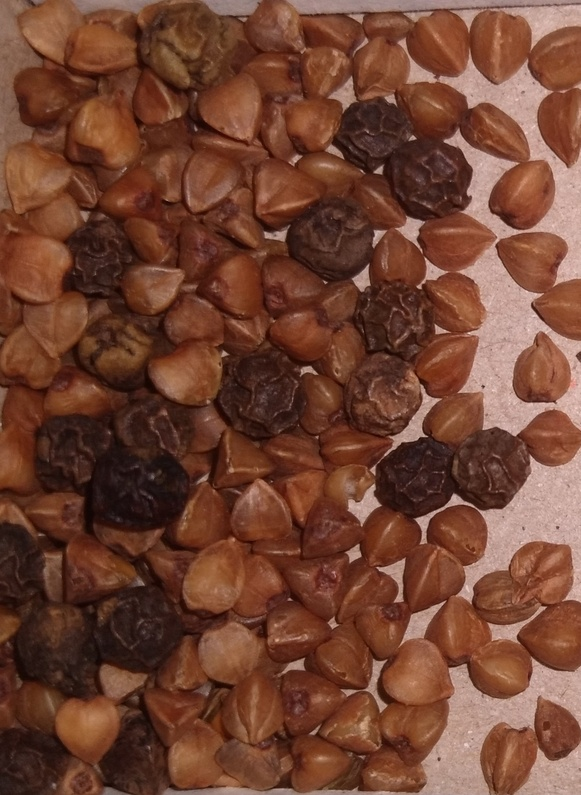
#> input picture 90100002.jpg, 581 x 795 px, shrunk from 1393 x 1905 before the run
$ jupyter execute colormask.ipynb
#> lines starting #> are read from the running program, lines starting #| are printed output that depends on the picture; after the words box and inside, x2 and y2 are one past the last pixel; in counts of white or black regions, pixels touching at a corner belong together
[cell 1]
import cv2 as cv
import matplotlib.pyplot as plt
import numpy as np

[cell 2]
img1 = cv.imread('90100002.jpg')
#> img1 is the input picture: shape (795, 581, 3); mean B, G, R 50.1, 67.6, 113.6
img1 = cv.cvtColor(img1, cv.COLOR_BGR2RGB)
hsv_img1 = cv.cvtColor(img1, cv.COLOR_RGB2HSV)
#> hsv_img1: shape (795, 581, 3); mean H, S, V 8, 152.7, 113.6
img2 = cv.imread('90100001.jpg')
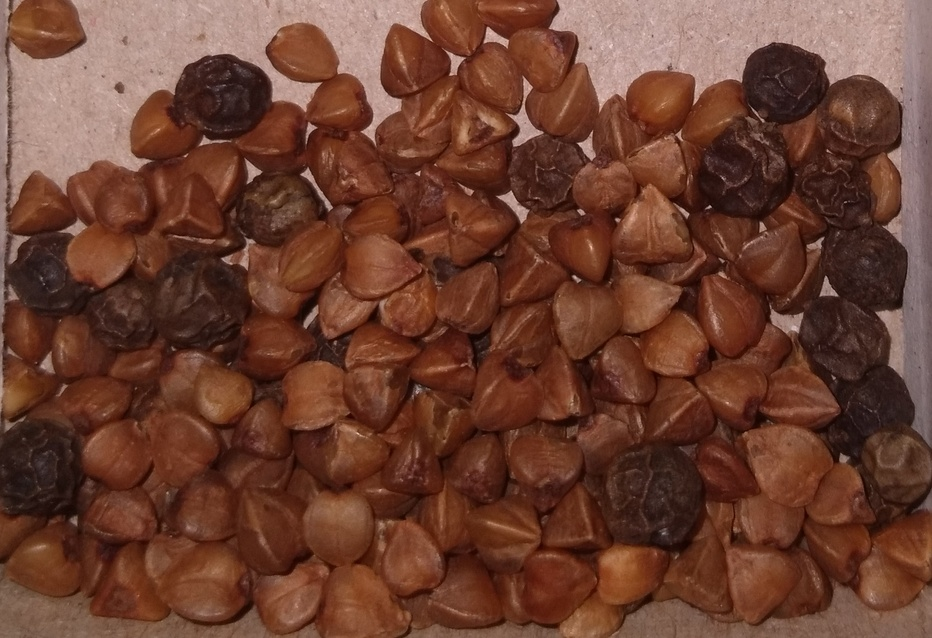
#> input picture 90100001.jpg, 932 x 638 px, shrunk from 2233 x 1529 before the run
#> img2 is the input picture: shape (638, 932, 3); mean B, G, R 48.6, 64.1, 107.9
img2 = cv.cvtColor(img2, cv.COLOR_BGR2RGB)
hsv_img2 = cv.cvtColor(img2, cv.COLOR_RGB2HSV)
#> hsv_img2: shape (638, 932, 3); mean H, S, V 9.7, 151.9, 107.9
img3 = cv.imread('90100022.jpg')
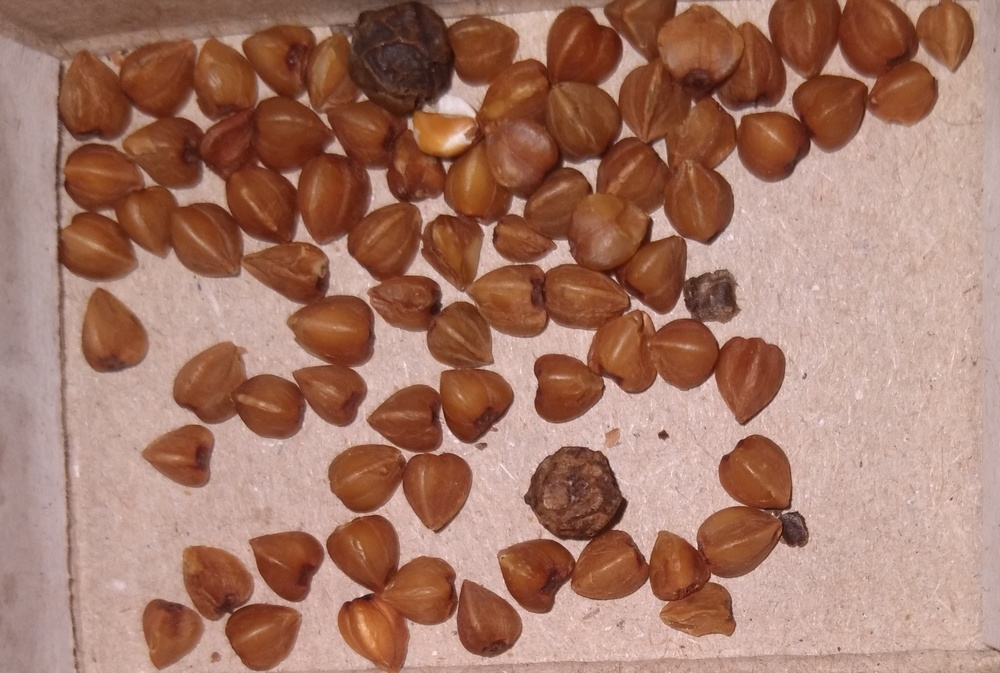
#> input picture 90100022.jpg, 1000 x 673 px, shrunk from 2397 x 1613 before the run
#> img3 is the input picture: shape (673, 1000, 3); mean B, G, R 103.8, 120.3, 164.5
img3 = cv.cvtColor(img3, cv.COLOR_BGR2RGB)
hsv_img3 = cv.cvtColor(img3, cv.COLOR_RGB2HSV)
#> hsv_img3: shape (673, 1000, 3); mean H, S, V 8.5, 107.4, 164.5

[cell 3]
plt.subplot(1, 3, 1)
plt.imshow(hsv_img1)
plt.subplot(1, 3, 2)
plt.imshow(hsv_img2)
plt.subplot(1, 3, 3)
plt.imshow(hsv_img3)
plt.show()
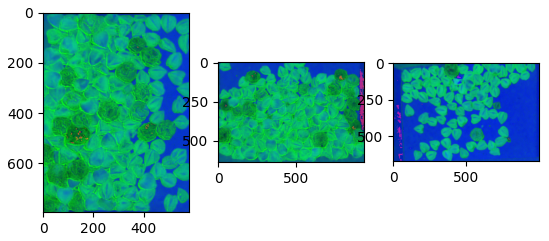
#> figure drawn by matplotlib, 3 panels

[cell 4]
first_color = (0, 0, 0)
second_color = (200, 100, 100)
mask = cv.inRange(hsv_img1, first_color, second_color)
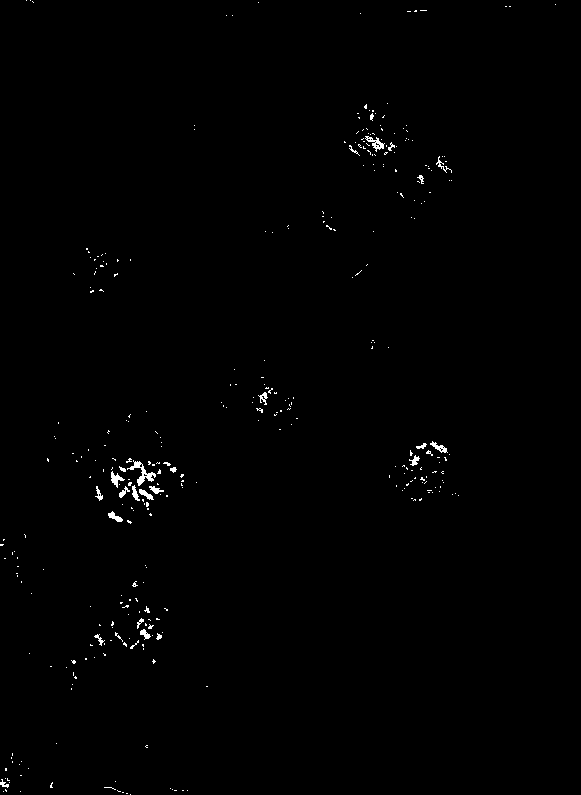
#> mask: shape (795, 581); 0.54% white in thin lines or dots
result = cv.bitwise_and(img1, img1, mask = mask)
plt.subplot(1, 2, 1)
plt.imshow(img1)
plt.subplot(1, 2, 2)
plt.imshow(mask)
plt.show()

[cell 5]
first_color = (0, 0, 0)
second_color = (255, 100, 255)
mask = cv.inRange(hsv_img1, first_color, second_color)
#> mask: shape (795, 581); 13.2% white; 533 white regions (437 under 20 px), largest, box (x1, y1, x2, y2) and area: (438, 54, 581, 437) 20407, (162, 657, 581, 795) 10292, (414, 447, 581, 604) 8674
result = cv.bitwise_and(img1, img1, mask = mask)
plt.subplot(1, 2, 1)
plt.imshow(img1)
plt.subplot(1, 2, 2)
plt.imshow(mask)
plt.show()

[cell 6]
first_color = (0, 0, 0)
second_color = (200, 100, 100)
mask = cv.inRange(hsv_img2, first_color, second_color)
#> mask: shape (638, 932); 1.2% white; 648 white regions (600 under 20 px), largest, box (x1, y1, x2, y2) and area: (28, 248, 65, 298) 894, (25, 450, 59, 484) 452, (862, 399, 901, 427) 409
result = cv.bitwise_and(img2, img2, mask = mask)
#> result: shape (638, 932, 3)
plt.subplot(1, 2, 1)
plt.imshow(img2)
plt.subplot(1, 2, 2)
plt.imshow(mask)
plt.show()

[cell 7]
first_color = (0, 0, 0)
second_color = (255, 100, 255)
mask = cv.inRange(hsv_img2, first_color, second_color)
#> mask: shape (638, 932); 16.8% white; 848 white regions (729 under 20 px), largest, box (x1, y1, x2, y2) and area: (0, 0, 432, 416) 40220, (549, 0, 932, 448) 39013, (796, 589, 932, 638) 2923
result = cv.bitwise_and(img2, img2, mask = mask)
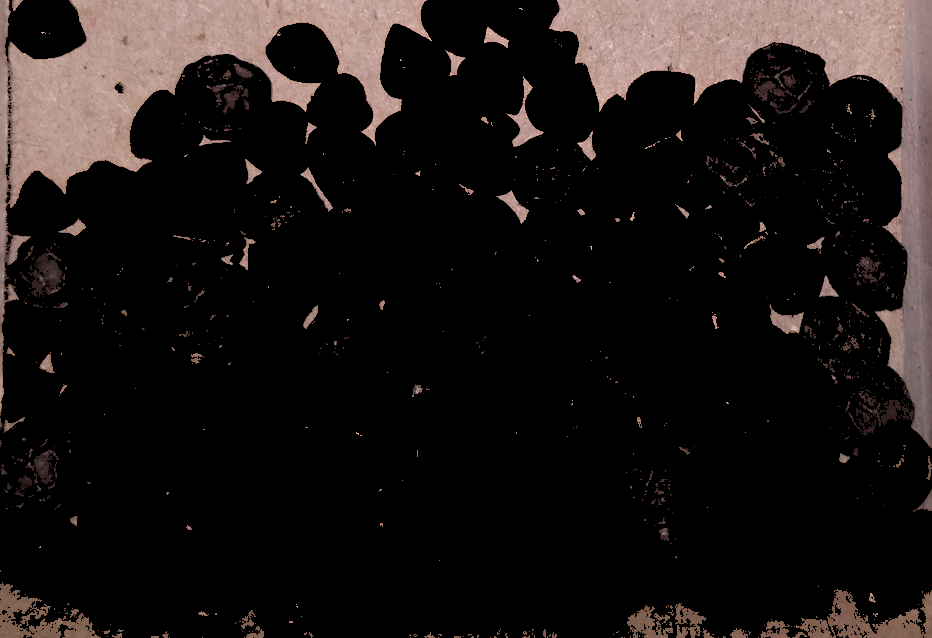
#> result: shape (638, 932, 3); mean R, G, B 27.7, 22.6, 21.2
plt.subplot(1, 2, 1)
plt.imshow(img2)
plt.subplot(1, 2, 2)
plt.imshow(mask)
plt.show()

[cell 8]
first_color = (0, 0, 0)
second_color = (200, 100, 100)
mask = cv.inRange(hsv_img3, first_color, second_color)
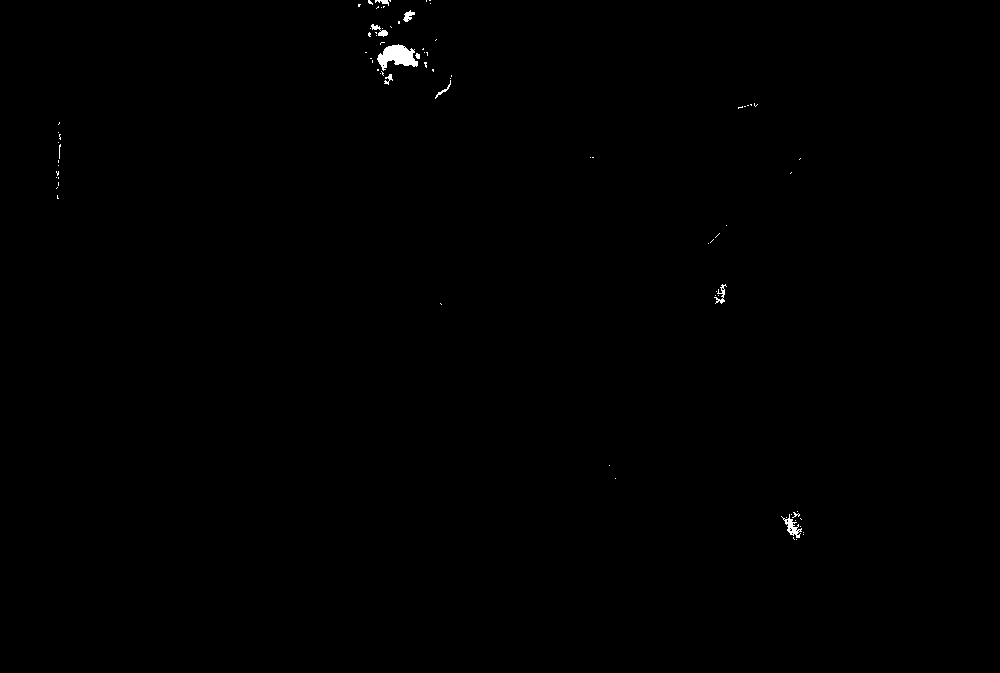
#> mask: shape (673, 1000); 0.22% white; 83 white regions (74 under 20 px), largest, box (x1, y1, x2, y2) and area: (377, 44, 418, 71) 629, (781, 514, 802, 538) 170, (371, 24, 388, 37) 87
result = cv.bitwise_and(img3, img3, mask = mask)
#> result: shape (673, 1000, 3)
plt.subplot(1, 2, 1)
plt.imshow(img3)
plt.subplot(1, 2, 2)
plt.imshow(mask)
plt.show()

[cell 9]
first_color = (0, 0, 0)
second_color = (255, 100, 255)
mask = cv.inRange(hsv_img3, first_color, second_color)
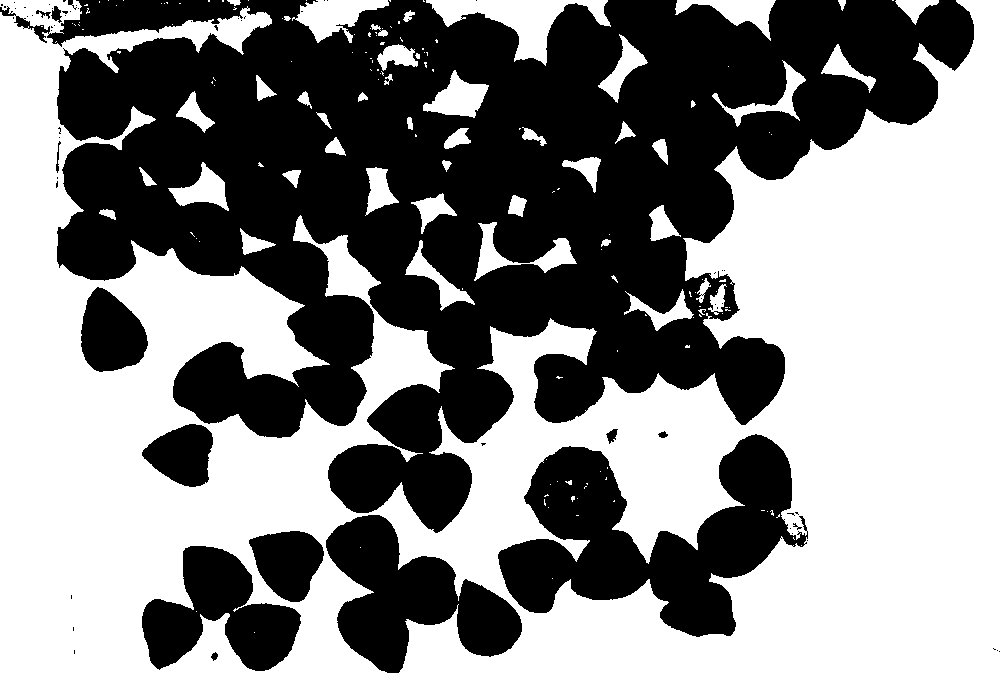
#> mask: shape (673, 1000); 52.9% white; 66 black regions (51 under 20 px), largest, box (x1, y1, x2, y2) and area: (0, 0, 974, 533) 249077, (498, 434, 808, 637) 30263, (326, 515, 522, 673) 15548
result = cv.bitwise_and(img3, img3, mask = mask)
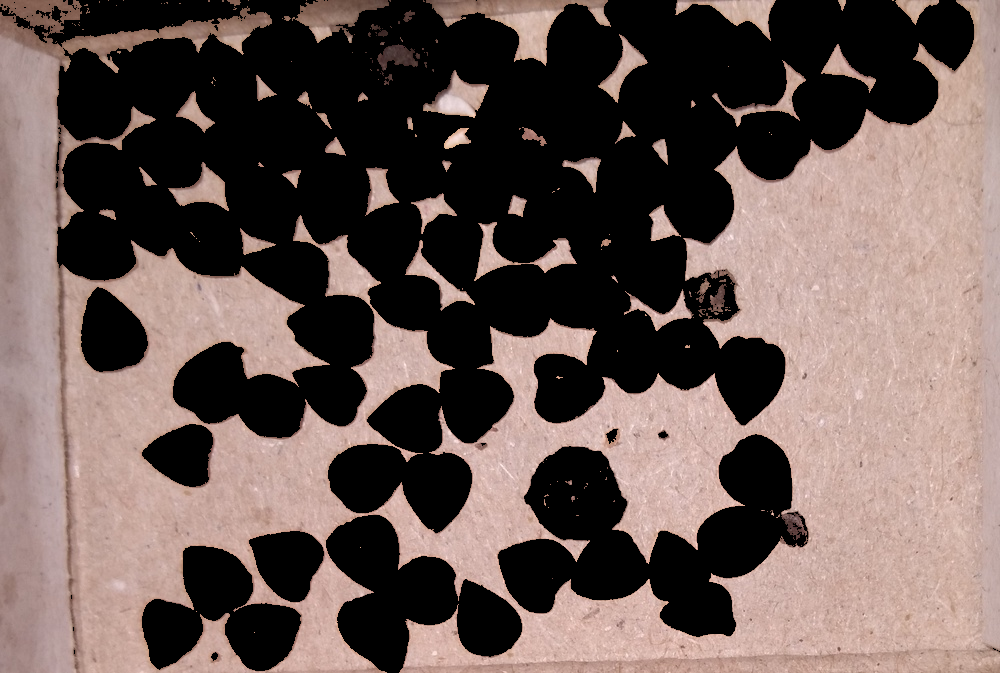
#> result: shape (673, 1000, 3); mean R, G, B 104.4, 87.9, 83.3
plt.subplot(1, 2, 1)
plt.imshow(img3)
plt.subplot(1, 2, 2)
plt.imshow(mask)
plt.show()
